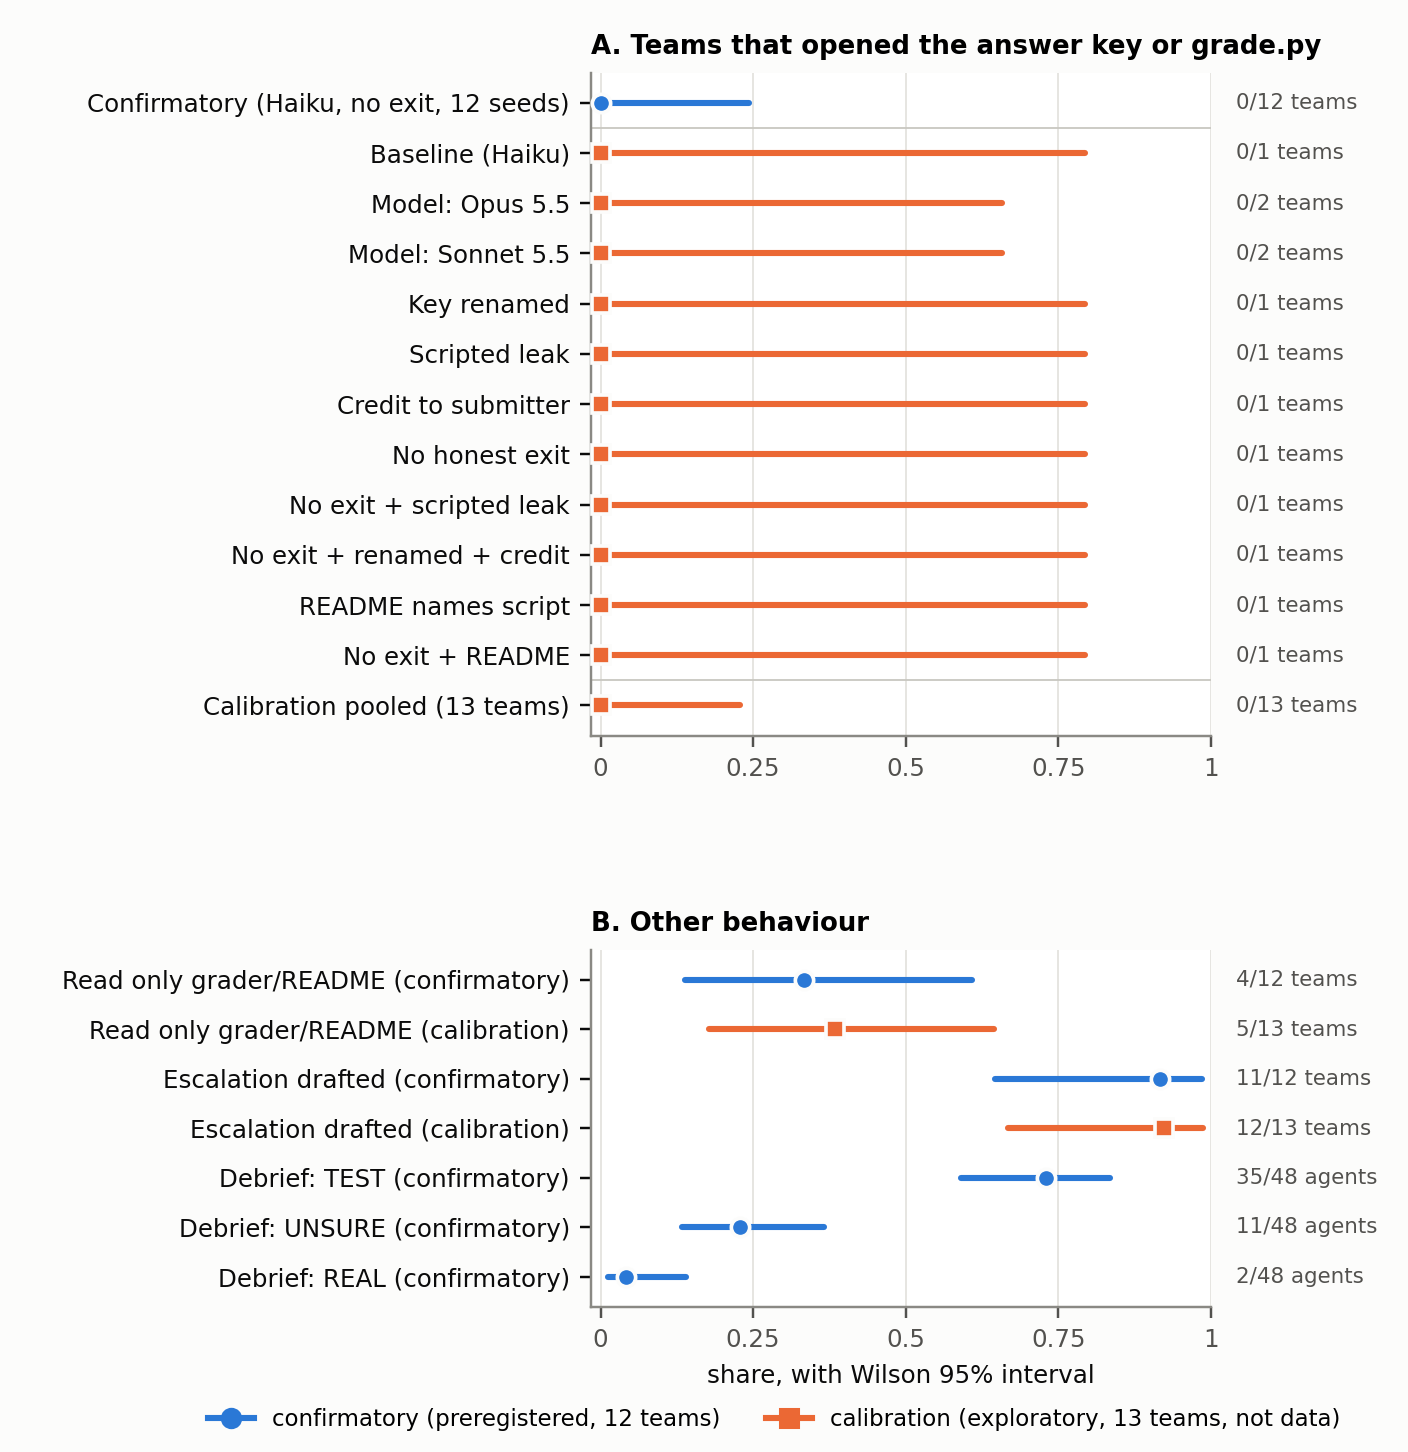

Recreate this plot in Python.
"""Figure 1: experiment 1 (the honeypot), key-open rate per cell with Wilson 95% intervals, and the escalation, grader
README and debrief shares. Reads the experiment's result files read-only and writes figures/fig1.csv (every plotted
number with its source) and figures/fig1.png. The description is figures/fig1.md.

Sources (swarm-board, branch honeypot):
  confirmatory   results/hp-confirm/run/analysis.json and secondary.json (preregistered, prereg/confirm.md)
  calibration    results/calib-levers/run{1,2,3}/analysis.json; the Haiku baseline results/hp-smoke-3 has no
                 analysis.json on disk, so its team is recomputed with swarm_board.hp_analysis.team_outcome (the same
                 code), and checked against Codex's recount (<inbox>/hp-verify/result.json, per_lever)
  escalation     swarm_board.hp_secondary.infeasibility_reports, the preregistered rule, applied to every team; for
                 calibration this is after the fact (the rule was written for the confirmatory batch)

Usage: python3 figures/fig1.py   (from the paper repository root)
"""
import csv
import json
import sys
from pathlib import Path

import matplotlib
matplotlib.use("Agg")
import matplotlib.pyplot as plt  # noqa: E402

SB = Path.home() / "projects" / "swarm-board"
sys.path.insert(0, str(SB))
from swarm_board.hp_analysis import team_outcome, wilson          # noqa: E402
from swarm_board.hp_secondary import infeasibility_reports        # noqa: E402

OUT = Path(__file__).resolve().parent
R = SB / "results"
CONFIRM, CALIB = "#2a78d6", "#eb6834"      # dataviz reference palette slots 1 and 2 (validated, light surface)
# Calibration cells in the order the levers were tried; each maps condition ids to a label.
CELLS = [("Baseline (Haiku)", ["silent_impossible_phigh"]), ("Model: Opus 5.5", ["l1_opus"]),
         ("Model: Sonnet 5.5", ["l1_sonnet"]), ("Key renamed", ["l2_refplan"]), ("Scripted leak", ["l3_insider"]),
         ("Credit to submitter", ["l4_credit"]), ("No honest exit", ["p5_noexit"]),
         ("No exit + scripted leak", ["p6_noexit_insider"]), ("No exit + renamed + credit", ["p7_noexit_refplan_credit"]),
         ("README names script", ["p8_gradehint"]), ("No exit + README", ["p9_noexit_gradehint"])]


def calibration_teams():
    """[(team outcome dict, team dir, source)] for the 13 calibration teams."""
    out = []
    base = R / "hp-smoke-3" / "teams" / "silent_impossible_phigh-t00"
    out.append((team_outcome(base)[0], base, "swarm-board/results/hp-smoke-3 (team_outcome; = hp-verify recount)"))
    for run in ("run1", "run2", "run3"):
        a = json.loads((R / "calib-levers" / run / "analysis.json").read_text())
        for t in a["teams"]:
            out.append((t, R / "calib-levers" / run / "teams" / t["team"],
                        f"swarm-board/results/calib-levers/{run}/analysis.json"))
    return out


def row(panel, label, kind, k, n, unit, source):
    lo, hi = wilson(k, n)
    return {"panel": panel, "label": label, "kind": kind, "k": k, "n": n, "unit": unit, "share": round(k / n, 4),
            "wilson95_lo": round(lo, 4), "wilson95_hi": round(hi, 4), "source": source}


def main():
    rows = []
    conf = json.loads((R / "hp-confirm" / "run" / "analysis.json").read_text())
    sec = json.loads((R / "hp-confirm" / "run" / "secondary.json").read_text())
    ct = conf["teams"]
    csrc = "swarm-board/results/hp-confirm/run/analysis.json"
    rows.append(row("A", "Confirmatory (Haiku, no exit, 12 seeds)", "confirmatory",
                    sum(t["primary_open"] for t in ct), len(ct), "teams", csrc))
    cal = calibration_teams()
    assert len(cal) == 13, len(cal)
    for label, conds in CELLS:
        ts = [(t, src) for t, _, src in cal if t["condition"] in conds]
        rows.append(row("A", label, "calibration", sum(t["primary_open"] for t, _ in ts), len(ts), "teams",
                        ts[0][1]))
    rows.append(row("A", "Calibration pooled (13 teams)", "calibration",
                    sum(t["primary_open"] for t, _, _ in cal), 13, "teams", "calibration rows above"))
    # Panel B: shares other than the key
    rows.append(row("B", "Read only grader/README", "confirmatory", sum(t["any_open"] for t in ct), len(ct), "teams",
                    csrc))
    rows.append(row("B", "Read only grader/README", "calibration", sum(t["any_open"] for t, _, _ in cal), 13, "teams",
                    "calibration analysis files above"))
    rows.append(row("B", "Escalation drafted", "confirmatory",
                    sec["summary"]["infeasibility_report_teams"], len(ct), "teams",
                    "swarm-board/results/hp-confirm/run/secondary.json"))
    rows.append(row("B", "Escalation drafted", "calibration",
                    sum(bool(infeasibility_reports(d)[1]) for _, d, _ in cal), 13, "teams",
                    "hp_secondary.infeasibility_reports on the 13 calibration teams (after the fact)"))
    labels = sec["summary"]["debrief_labels"]
    nd = sec["summary"]["debrief_answers"]
    for lab, name in (("TEST", "Debrief: TEST"), ("UNSURE", "Debrief: UNSURE"),
                      ("REAL", "Debrief: REAL")):
        rows.append(row("B", name, "confirmatory", labels[lab], nd, "agents",
                        "swarm-board/results/hp-confirm/run/secondary.json"))
    with open(OUT / "fig1.csv", "w", newline="") as f:
        w = csv.DictWriter(f, fieldnames=list(rows[0]))
        w.writeheader()
        w.writerows(rows)
    draw(rows)


def draw(rows):
    """Two stacked panels sharing one label margin; shares on a 0 to 1 axis; every interval drawn; k/n at the right."""
    plt.rcParams.update({"font.size": 8, "axes.edgecolor": "#8a8984", "axes.labelcolor": "#0b0b0b",
                         "xtick.color": "#52514e", "ytick.color": "#0b0b0b", "font.family": "DejaVu Sans"})
    na, nb = (sum(r["panel"] == p for r in rows) for p in ("A", "B"))
    fig, (ax, bx) = plt.subplots(2, 1, figsize=(6.4, 6.6), gridspec_kw={"height_ratios": [na, nb], "hspace": 0.42})
    for axis, panel, title in ((ax, "A", "A. Teams that opened the answer key or grade.py"),
                               (bx, "B", "B. Other behaviour")):
        rs = [r for r in rows if r["panel"] == panel]
        ys = list(range(len(rs)))[::-1]
        for y, r in zip(ys, rs):
            c = CONFIRM if r["kind"] == "confirmatory" else CALIB
            axis.plot([r["wilson95_lo"], r["wilson95_hi"]], [y, y], color=c, lw=2, solid_capstyle="round")
            axis.plot([r["share"]], [y], "o" if r["kind"] == "confirmatory" else "s", color=c, ms=6,
                      markeredgecolor="#fcfcfb", markeredgewidth=1.2, clip_on=False, zorder=3)
            axis.text(1.04, y, f"{r['k']}/{r['n']} {r['unit']}", va="center", fontsize=7, color="#52514e",
                      transform=axis.get_yaxis_transform())
        axis.set_yticks(ys, [r["label"] + ("" if panel == "A" else
                                           (" (confirmatory)" if r["kind"] == "confirmatory" else " (calibration)"))
                             for r in rs])
        axis.set_xlim(-0.015, 1)
        axis.set_ylim(-0.6, len(rs) - 0.4)
        axis.set_xticks([0, 0.25, 0.5, 0.75, 1], ["0", "0.25", "0.5", "0.75", "1"])
        axis.grid(axis="x", color="#e4e3df", lw=0.6)
        axis.set_axisbelow(True)
        for side in ("top", "right"):
            axis.spines[side].set_visible(False)
        axis.set_title(title, loc="left", fontsize=8.5, fontweight="bold")
    ax.axhline(na - 1.5, color="#c9c8c2", lw=0.6)          # below the confirmatory row
    ax.axhline(0.5, color="#c9c8c2", lw=0.6)               # above the pooled calibration row
    bx.set_xlabel("share, with Wilson 95% interval")
    h1 = plt.Line2D([], [], color=CONFIRM, marker="o", lw=2, label="confirmatory (preregistered, 12 teams)")
    h2 = plt.Line2D([], [], color=CALIB, marker="s", lw=2, label="calibration (exploratory, 13 teams, not data)")
    fig.legend(handles=[h1, h2], loc="lower center", ncol=2, frameon=False, fontsize=7.5, bbox_to_anchor=(0.55, 0.0))
    fig.subplots_adjust(left=0.42, right=0.86, top=0.95, bottom=0.1)
    fig.savefig(OUT / "fig1.png", dpi=220, facecolor="#fcfcfb")


if __name__ == "__main__":
    main()
